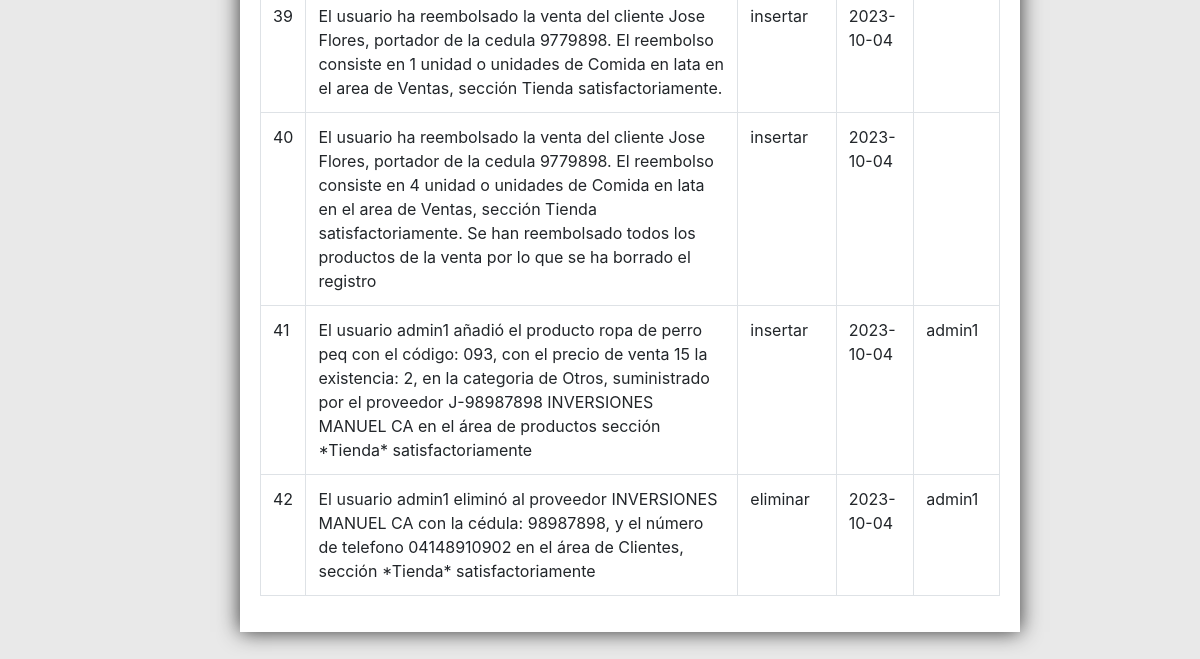
The app's page /AuditoriaTienda.php (signed in, lower part), older data.
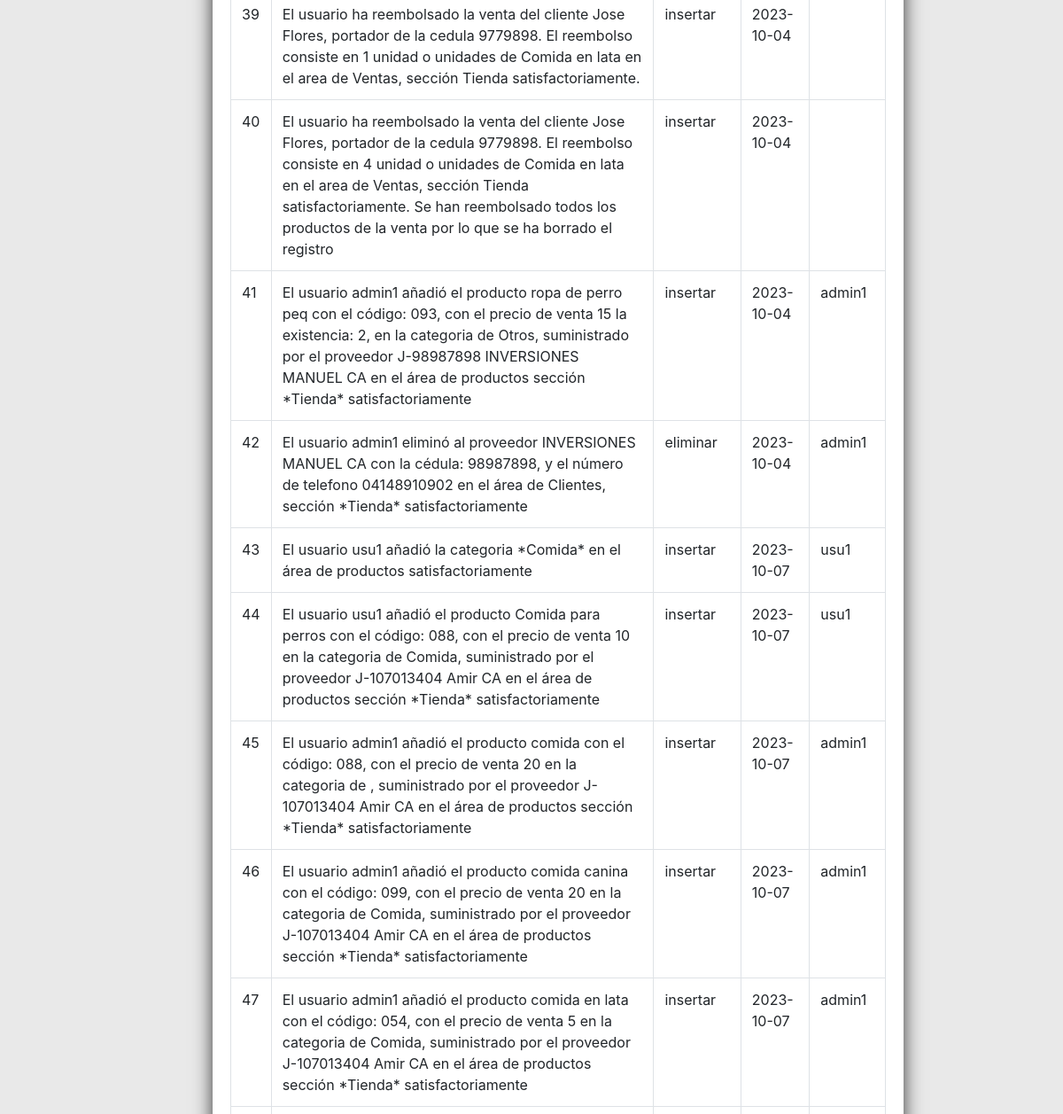
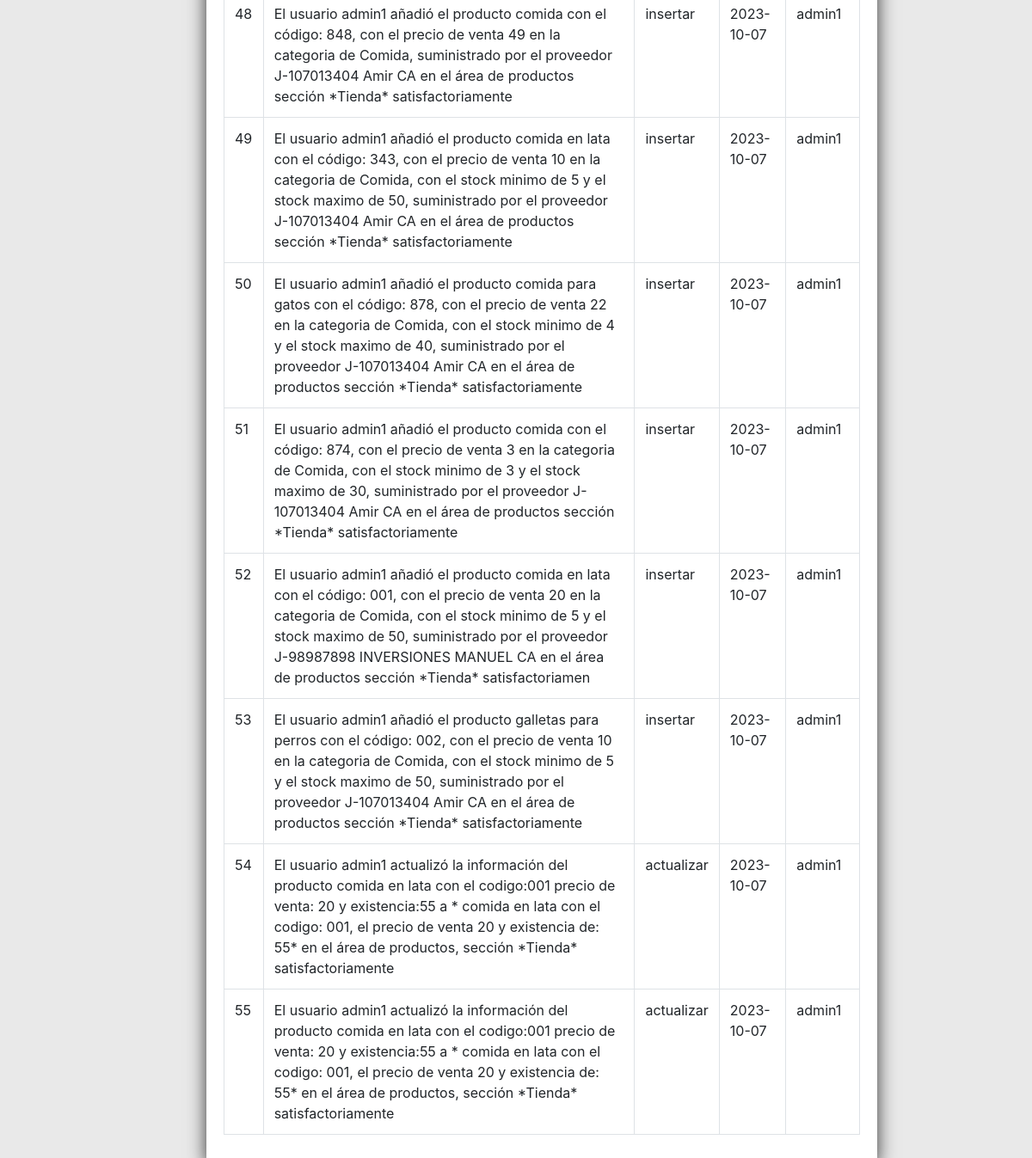
The same page, newer data (2 pictures, top to bottom).
### tables this page shows
CREATE TABLE `auditoria_dos` (
  `id_dos` int(20) NOT NULL AUTO_INCREMENT,
  `descripcion_dos` varchar(300) NOT NULL,
  `evento_dos` varchar(20) NOT NULL,
  `datetime_dos` date NOT NULL,
  `user_res_dos` varchar(20) NOT NULL,
  PRIMARY KEY (`id_dos`)
);

### AuditoriaTienda.php (the view, shortened to what this page needs)
<?php
include "top.php";
$c = new SelectDatos();
$conectar = $c->Buscador();
	$sentencia_select=$conectar->prepare('SELECT *FROM auditoria_dos ORDER BY id_dos ASC');
	$sentencia_select->execute();
	$resultado=$sentencia_select->fetchAll();
 ?>
<!DOCTYPE html>
<html lang="es">
<head>
	<link rel="stylesheet" href="./css/bootstrap.css">
<link rel="stylesheet" href="./css/body.css">
</head>
<body style="background-color: #e9e9e9">
	<div class="contenedor">
		<div class="barra__buscador">
			<br>
			<br>
		 <br>
		<br>
		 <br>
		<br>
<div class="container" style="width: 65%; margin-right: 100px; margin-left: 240px; margin-bottom: 100px; padding: 20px; background-color: #fff; text-shadow: 0 0 30px #fff;
			       box-shadow: 0 0 20px #333">
		<table class="table table-bordered" id="tabla_a">
			<?php foreach($resultado as $fila):?>
				<tr ><td class="formularioesp"><?php echo $fila['id_dos']; ?></td>
					<td class="formularioesp"><?php echo $fila['descripcion_dos']; ?></td>
					<td class="formularioesp"><?php echo $fila['evento_dos']; ?></td>
					<td class="formularioesp"><?php echo $fila['datetime_dos']; ?></td>
					<td class="formularioesp"><?php echo $fila['user_res_dos']; ?></td>
				</tr>
			<?php endforeach ?>
		</table>
	</div>
	</div>
</body>
</html>

### top.php (shortened to what this page needs)
<!DOCTYPE html>
<html>
<link rel="stylesheet"  type="text/css" href="./css/bootstrap.css">
<link rel="stylesheet"  type="text/css" href="./css/body.css">
<link rel="stylesheet"  type="text/css" href="./css/top.css">
<link rel="stylesheet" href="DataTables/DataTables-1.13.6/css/dataTables.bootstrap5.min.css">
  <link rel="stylesheet" href="DataTables/datatables.css" rel="stylesheet">
<head>
</head>
<body>
</body>
</html>

### DataTables/datatables.css (style rules this page uses)
:root { --dt-row-selected: 13, 110, 253; --dt-row-selected-text: 255, 255, 255; --dt-row-selected-link: 9, 10, 11; --dt-row-stripe: 0, 0, 0; --dt-row-hover: 0, 0, 0; --dt-column-ordering: 0, 0, 0; --dt-html-background: white; }

Row changes from the older to the newer data that the page shows:
added auditoria_dos: id_dos "43", descripcion_dos "El usuario usu1 añadió la categoria *Comida* en el área de productos satisfactoriamente", evento_dos "insertar", datetime_dos "2023-10-07", user_res_dos "usu1"
added auditoria_dos: id_dos "44", descripcion_dos "El usuario usu1 añadió el producto Comida para perros con el código: 088, con el precio de venta 10 en la categoria de Comida, suministrado por el proveedor J-107013404 Amir CA en el área de productos sección *Tienda* satisfactoriamente", evento_dos "insertar", datetime_dos "2023-10-07", user_res_dos "usu1"
added auditoria_dos: id_dos "45", descripcion_dos "El usuario admin1 añadió el producto comida con el código: 088, con el precio de venta 20 en la categoria de , suministrado por el proveedor J-107013404 Amir CA en el área de productos sección *Tienda* satisfactoriamente", evento_dos "insertar", datetime_dos "2023-10-07", user_res_dos "admin1"
added auditoria_dos: id_dos "46", descripcion_dos "El usuario admin1 añadió el producto comida canina con el código: 099, con el precio de venta 20 en la categoria de Comida, suministrado por el proveedor J-107013404 Amir CA en el área de productos sección *Tienda* satisfactoriamente", evento_dos "insertar", datetime_dos "2023-10-07", user_res_dos "admin1"
added auditoria_dos: id_dos "47", descripcion_dos "El usuario admin1 añadió el producto comida en lata con el código: 054, con el precio de venta 5 en la categoria de Comida, suministrado por el proveedor J-107013404 Amir CA en el área de productos sección *Tienda* satisfactoriamente", evento_dos "insertar", datetime_dos "2023-10-07", user_res_dos "admin1"
added auditoria_dos: id_dos "48", descripcion_dos "El usuario admin1 añadió el producto comida con el código: 848, con el precio de venta 49 en la categoria de Comida, suministrado por el proveedor J-107013404 Amir CA en el área de productos sección *Tienda* satisfactoriamente", evento_dos "insertar", datetime_dos "2023-10-07", user_res_dos "admin1"
added auditoria_dos: id_dos "49", descripcion_dos "El usuario admin1 añadió el producto comida en lata con el código: 343, con el precio de venta 10 en la categoria de Comida, con el stock minimo de 5 y el stock maximo de 50, suministrado por el proveedor J-107013404 Amir CA en el área de productos sección *Tienda* satisfactoriamente", evento_dos "insertar", datetime_dos "2023-10-07", user_res_dos "admin1"
added auditoria_dos: id_dos "50", descripcion_dos "El usuario admin1 añadió el producto comida para gatos con el código: 878, con el precio de venta 22 en la categoria de Comida, con el stock minimo de 4 y el stock maximo de 40, suministrado por el proveedor J-107013404 Amir CA en el área de productos sección *Tienda* satisfactoriamente", evento_dos "insertar", datetime_dos "2023-10-07", user_res_dos "admin1"
added auditoria_dos: id_dos "51", descripcion_dos "El usuario admin1 añadió el producto comida con el código: 874, con el precio de venta 3 en la categoria de Comida, con el stock minimo de 3 y el stock maximo de 30, suministrado por el proveedor J-107013404 Amir CA en el área de productos sección *Tienda* satisfactoriamente", evento_dos "insertar", datetime_dos "2023-10-07", user_res_dos "admin1"
added auditoria_dos: id_dos "52", descripcion_dos "El usuario admin1 añadió el producto comida en lata con el código: 001, con el precio de venta 20 en la categoria de Comida, con el stock minimo de 5 y el stock maximo de 50, suministrado por el proveedor J-98987898 INVERSIONES MANUEL CA en el área de productos sección *Tienda* satisfactoriamen", evento_dos "insertar", datetime_dos "2023-10-07", user_res_dos "admin1"
added auditoria_dos: id_dos "53", descripcion_dos "El usuario admin1 añadió el producto galletas para perros con el código: 002, con el precio de venta 10 en la categoria de Comida, con el stock minimo de 5 y el stock maximo de 50, suministrado por el proveedor J-107013404 Amir CA en el área de productos sección *Tienda* satisfactoriamente", evento_dos "insertar", datetime_dos "2023-10-07", user_res_dos "admin1"
added auditoria_dos: id_dos "54", descripcion_dos "El usuario admin1 actualizó la información del producto comida en lata con el codigo:001 precio de venta: 20 y existencia:55 a * comida en lata con el codigo: 001, el precio de venta 20 y existencia de: 55* en el área de productos, sección *Tienda* satisfactoriamente", evento_dos "actualizar", datetime_dos "2023-10-07", user_res_dos "admin1"
added auditoria_dos: id_dos "55", descripcion_dos "El usuario admin1 actualizó la información del producto comida en lata con el codigo:001 precio de venta: 20 y existencia:55 a * comida en lata con el codigo: 001, el precio de venta 20 y existencia de: 55* en el área de productos, sección *Tienda* satisfactoriamente", evento_dos "actualizar", datetime_dos "2023-10-07", user_res_dos "admin1"
